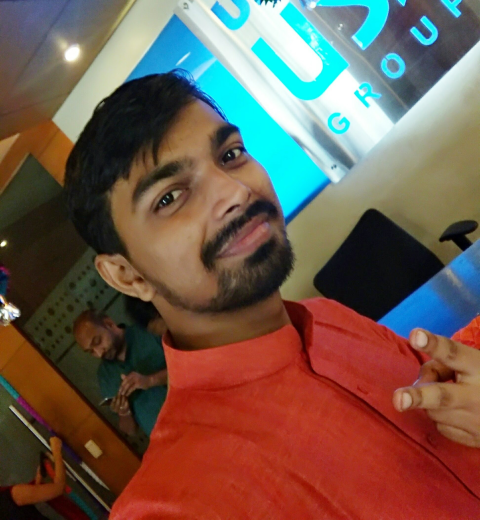
#> input picture Imagewrite.png, 480 x 520 px
$ python ImageRotation.py
#> lines starting #> are read from the running program, lines starting #| are printed output that depends on the picture
import cv2
import  numpy as np
img = cv2.imread('Imagewrite.png')
#> img is the input picture: shape (520, 480, 3); mean B, G, R 78.9, 91, 111.7

rotate_img = cv2.rotate(img,cv2.ROTATE_90_CLOCKWISE)
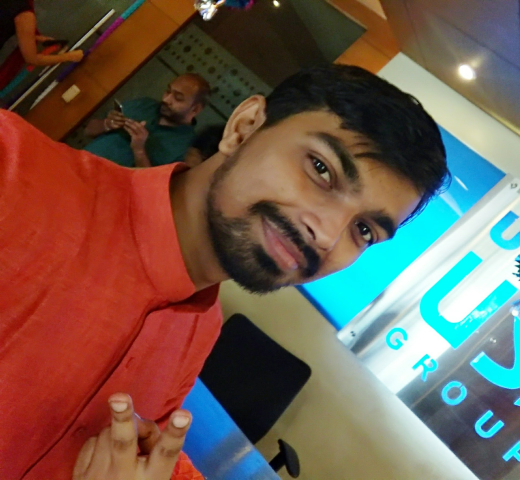
#> rotate_img: shape (480, 520, 3); mean B, G, R 78.9, 91, 111.7

cv2.imshow('After Rotate Image',rotate_img)
cv2.waitKey(0)
cv2.destroyAllWindows()
